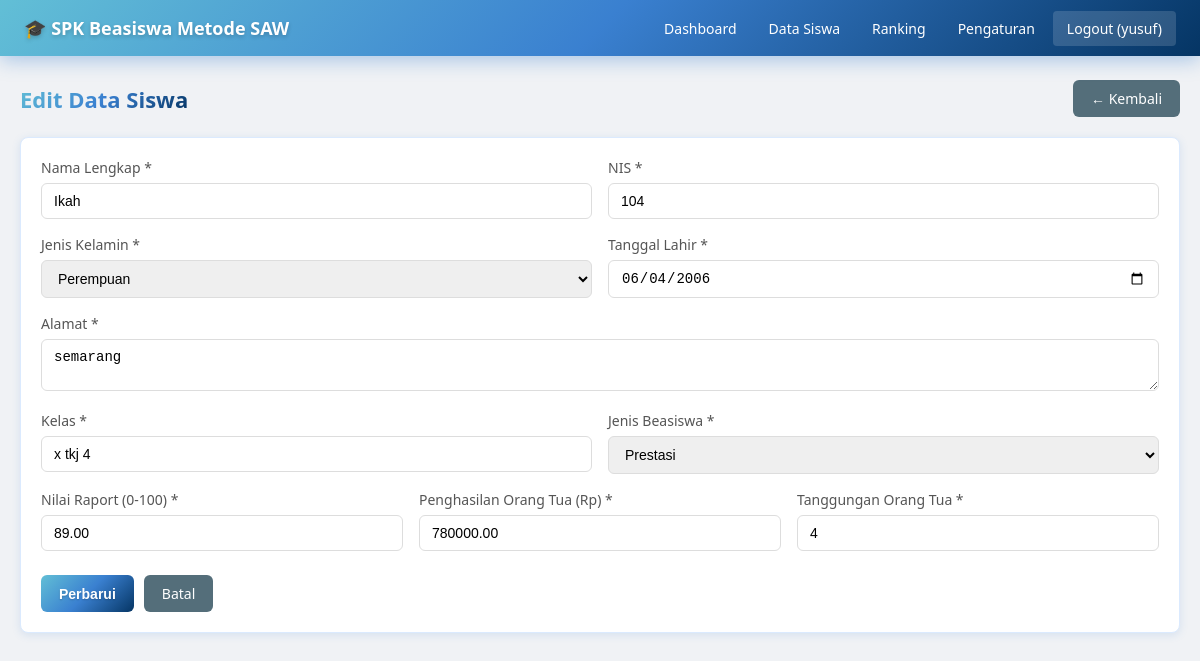
Page /views/siswa/edit.php?id=21 (signed in) on the committed database.
### tables this page shows
CREATE TABLE `siswa` (
  `id` int(11) NOT NULL,
  `nama` varchar(100) NOT NULL,
  `nis` varchar(20) NOT NULL,
  `jenis_kelamin` enum('P','L') NOT NULL,
  `tanggal_lahir` date NOT NULL,
  `alamat` text NOT NULL,
  `kelas` varchar(20) NOT NULL,
  `nilai_raport` decimal(5,2) NOT NULL,
  `penghasilan_ortu` decimal(15,2) NOT NULL,
  `tanggungan_ortu` int(11) NOT NULL,
  `jenis_beasiswa` enum('prestasi','kurang_mampu') NOT NULL,
  `skor_akhir` decimal(10,4) DEFAULT 0.0000,
  `ranking` int(11) DEFAULT 0,
  `status_penerima` enum('pending','diterima','ditolak') DEFAULT 'pending',
  `created_at` timestamp NOT NULL DEFAULT current_timestamp(),
  `updated_at` timestamp NOT NULL DEFAULT current_timestamp() ON UPDATE current_timestamp()
);

### models/Siswa.php (called while the page is built, shortened)
<?php
class Siswa {
    private $pdo;
    public function __construct($pdo) {
        $this->pdo = $pdo;
    }
    public function findById($id) {
        $stmt = $this->pdo->prepare("SELECT * FROM siswa WHERE id = ?");
        $stmt->execute([$id]);
        return $stmt->fetch();
    }
}

### views/siswa/edit.php (the view, shortened to what this page needs)
<?php
require_once __DIR__ . '/../../config/database.php';
require_once __DIR__ . '/../../models/Siswa.php';
$id = (int)($_GET['id'] ?? 0);
$siswaModel = new Siswa($pdo);
$siswa = $siswaModel->findById($id);
?>
<!DOCTYPE html>
<html lang="id">
<head>
    <link rel="stylesheet" href="<?= BASE_URL ?>assets/css/style.css">
</head>
<body>
<?php include __DIR__ . '/../partials/navbar.php'; ?>
<div class="container">
    <div class="page-header">
        <h2>Edit Data Siswa</h2>
        <a href="<?= BASE_URL ?>views/siswa/index.php" class="btn btn-secondary">← Kembali</a>
    </div>
    <div class="form-card">
        <form action="<?= BASE_URL ?>controllers/SiswaController.php?action=update" method="POST" id="formSiswa">
            <div class="form-row">
                <div class="form-group">
                    <label>Nama Lengkap *</label>
                    <input type="text" name="nama" class="form-control" value="<?= htmlspecialchars($siswa['nama']) ?>" required>
                </div>
                <div class="form-group">
                    <label>NIS *</label>
                    <input type="text" name="nis" class="form-control" value="<?= htmlspecialchars($siswa['nis']) ?>" required>
                </div>
            </div>
            <div class="form-row">
                <div class="form-group">
                    <label>Jenis Kelamin *</label>
                    <select name="jenis_kelamin" class="form-control" required>
                        <option value="P" <?= $siswa['jenis_kelamin'] === 'P' ? 'selected' : '' ?>>Perempuan</option>
                    </select>
                </div>
                <div class="form-group">
                    <label>Tanggal Lahir *</label>
                    <input type="date" name="tanggal_lahir" class="form-control" value="<?= $siswa['tanggal_lahir'] ?>" required>
                </div>
            </div>
            <div class="form-group">
                <label>Alamat *</label>
                <textarea name="alamat" class="form-control" rows="2" required><?= htmlspecialchars($siswa['alamat']) ?></textarea>
            </div>
            <div class="form-row">
                <div class="form-group">
                    <label>Kelas *</label>
                    <input type="text" name="kelas" class="form-control" value="<?= htmlspecialchars($siswa['kelas']) ?>" required>
                </div>
                <div class="form-group">
                    <label>Jenis Beasiswa *</label>
                    <select name="jenis_beasiswa" class="form-control" required>
                        <option value="prestasi" <?= $siswa['jenis_beasiswa'] === 'prestasi' ? 'selected' : '' ?>>Prestasi</option>
                    </select>
                </div>
            </div>
            <div class="form-row">
                <div class="form-group">
                    <label>Nilai Raport (0-100) *</label>
                    <input type="number" name="nilai_raport" class="form-control" value="<?= $siswa['nilai_raport'] ?>" min="0" max="100" step="0.01" required>
                </div>
                <div class="form-group">
                    <label>Penghasilan Orang Tua (Rp) *</label>
                    <input type="number" name="penghasilan_ortu" class="form-control" value="<?= $siswa['penghasilan_ortu'] ?>" min="0" required>
                </div>
                <div class="form-group">
                    <label>Tanggungan Orang Tua *</label>
                    <input type="number" name="tanggungan_ortu" class="form-control" value="<?= $siswa['tanggungan_ortu'] ?>" min="0" required>
                </div>
            </div>
            <div class="form-actions">
                <button type="submit" class="btn btn-primary">Perbarui</button>
                <a href="<?= BASE_URL ?>views/siswa/index.php" class="btn btn-secondary">Batal</a>
            </div>
        </form>
    </div>
</div>
</body>
</html>

### assets/css/style.css (style rules this page uses)
* { margin: 0; padding: 0; box-sizing: border-box; }
body { font-family: 'Segoe UI', Tahoma, Geneva, Verdana, sans-serif; background: #f0f2f5; color: #333; font-size: 14px; }
.container { max-width: 1200px; margin: 24px auto; padding: 0 20px; }
.page-header { display: flex; align-items: center; justify-content: space-between; margin-bottom: 20px; }
.page-header h2 { font-size: 22px; background: linear-gradient(135deg, #62bfd6 0%, #3a80d0 50%, #053564 100%); -webkit-background-clip: text; -webkit-text-fill-color: transparent; background-clip: text; font-weight: 700; }
.card, .form-card { background: white; border-radius: 8px; padding: 20px; box-shadow: 0 2px 8px rgba(58, 128, 208, 0.15); margin-bottom: 20px; border: 1px solid #dbeafe; }
.form-group { margin-bottom: 16px; }
.form-group label { display: block; margin-bottom: 6px; font-weight: 500; color: #555; }
.form-control { width: 100%; padding: 9px 12px; border: 1px solid #ddd; border-radius: 6px; font-size: 14px; transition: border-color 0.2s; }
.form-row { display: grid; grid-template-columns: repeat(auto-fit, minmax(200px, 1fr)); gap: 16px; }
.form-actions { display: flex; gap: 10px; margin-top: 8px; }
.btn { display: inline-block; padding: 9px 18px; border-radius: 6px; border: none; cursor: pointer; font-size: 14px; font-weight: 500; text-decoration: none; transition: all 0.3s; }
.btn-primary { background: linear-gradient(135deg, #62bfd6 0%, #3a80d0 50%, #053564 100%); color: white; border: none; font-weight: 600; text-shadow: 0 1px 2px rgba(0,0,0,0.2); }
.btn-secondary { background: #546e7a; color: white; }

### rows in the picture
siswa: nama "Ikah", nis "104", jenis_kelamin "Perempuan", tanggal_lahir "06/04/2006", alamat "semarang", kelas "x tkj 4", jenis_beasiswa "Prestasi", nilai_raport "89.00", penghasilan_ortu "780000.00", tanggungan_ortu "4"

### other values in the picture
$_SESSION['username'] "yusuf"
